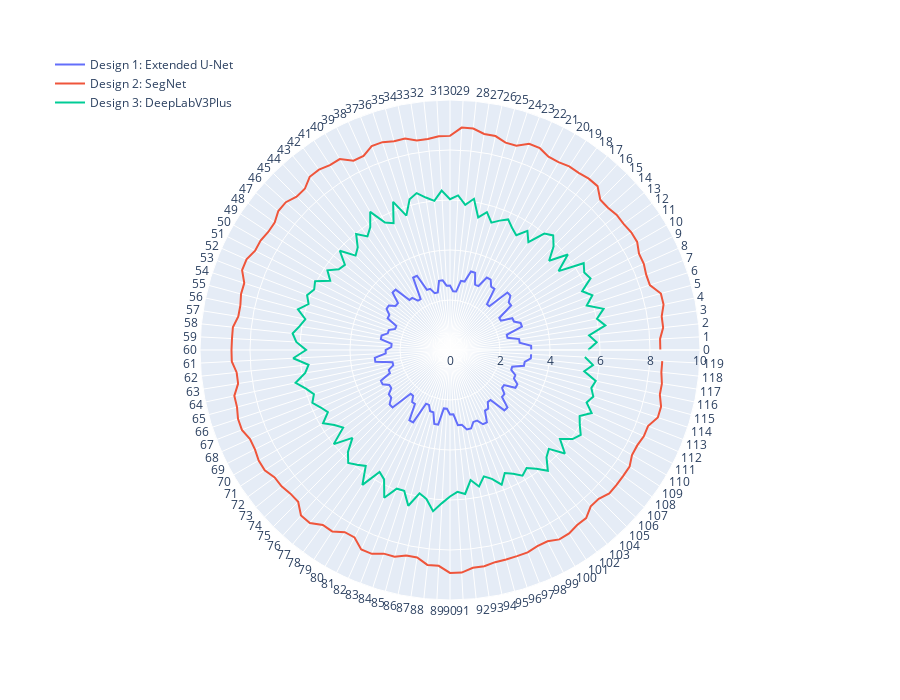

Notebook cell for this chart:
### Code cell
## Creating radar graph

iterations = [str(i) for i in range(120)]

#design 1
data1=go.Scatterpolar(
      r=design1,
      theta=iterations,
      # fill='toself',
      name='Design 1: Nested U-Net',
)

#design 2
data2=go.Scatterpolar(
      r=design2,
      theta=iterations,
      # fill='toself',
      name='Design 2: SegNet'
)

#design 3
data3 = go.Scatterpolar(
      r=design3,
      theta=iterations,
      # fill='toself',
      name='Design 3: DeepLabV3+'
)

datas = [data1,data2,data3]

# #customization of chart
# fig.update_layout(
#   polar=dict(
#     radialaxis=dict(
#       visible=True,
#       range=[1, 10]
#     )),
#   showlegend=False
# )

layout = go.Layout(
        plot_bgcolor='rgba(0,0,0,0)',
        legend=dict(
            x=0,
            y=1.1,
            traceorder='normal',
            font=dict(
                size=12,),
        ),
    annotations=[
        dict(
            x=0,
            y=0.75,
            xref='paper',
            yref='paper',
            text='',
            showarrow=False
        )
    ],
    autosize=False,
    width=900,
    height=700,
    margin=dict(
        l=50,
        r=50,
        b=100,
        t=100,
        pad=4
    ),
)

fig = go.Figure(data = datas, layout=layout)

fig.update_polars(radialaxis=dict(range=[0, 10]))

fig.show()

### Figure 1 — Plotly figure (JSON) as saved in the notebook; plotly's stock layout.template omitted (floating-point values rounded to 4 significant figures)
{"data": [{"name": "Design 1: Extended U-Net", "r": [3.25, 3.25, 2.8, 2.8, 2.35, 2.35, 3.025, 3.025, 2.8, 2.8, 2.35, 2.35, 3.025, 3.025, 3.25, 3.25, 2.35, 2.35, 3.025, 3.025, 3.25, 3.25, 2.8, 2.8, 3.25, 3.25, 2.8, 2.8, 2.35, 2.35, 2.575, 2.575, 2.8, 2.8, 2.35, 2.35, 2.575, 2.575, 3.25, 3.25, 2.35, 2.35, 2.575, 2.575, 3.25, 3.25, 2.8, 2.8, 3.025, 3.025, 2.8, 2.8, 2.35, 2.35, 2.575, 2.575, 2.8, 2.8, 2.35, 2.35, 2.575, 2.575, 3.025, 3.025, 2.35, 2.35, 2.575, 2.575, 3.025, 3.025, 2.8, 2.8, 3.025, 3.025, 3.25, 3.25, 2.35, 2.35, 2.575, 2.575, 3.25, 3.25, 2.35, 2.35, 2.575, 2.575, 3.025, 3.025, 2.35, 2.35, 2.575, 2.575, 3.025, 3.025, 3.25, 3.25, 3.025, 3.025, 3.25, 3.25, 2.8, 2.8, 2.575, 2.575, 3.25, 3.25, 2.8, 2.8, 2.575, 2.575, 3.025, 3.025, 2.8, 2.8, 2.575, 2.575, 3.025, 3.025, 3.25, 3.25], "theta": ["0", "1", "2", "3", "4", "5", "6", "7", "8", "9", "10", "11", "12", "13", "14", "15", "16", "17", "18", "19", "20", "21", "22", "23", "24", "25", "26", "27", "28", "29", "30", "31", "32", "33", "34", "35", "36", "37", "38", "39", "40", "41", "42", "43", "44", "45", "46", "47", "48", "49", "50", "51", "52", "53", "54", "55", "56", "57", "58", "59", "60", "61", "62", "63", "64", "65", "66", "67", "68", "69", "70", "71", "72", "73", "74", "75", "76", "77", "78", "79", "80", "81", "82", "83", "84", "85", "86", "87", "88", "89", "90", "91", "92", "93", "94", "95", "96", "97", "98", "99", "100", "101", "102", "103", "104", "105", "106", "107", "108", "109", "110", "111", "112", "113", "114", "115", "116", "117", "118", "119"], "type": "scatterpolar"}, {"name": "Design 2: SegNet", "r": [8.414, 8.414, 8.573, 8.573, 8.732, 8.732, 8.406, 8.406, 8.485, 8.485, 8.645, 8.645, 8.581, 8.581, 8.501, 8.501, 8.82, 8.82, 8.757, 8.757, 8.677, 8.677, 8.836, 8.836, 8.589, 8.589, 8.749, 8.749, 8.908, 8.908, 8.565, 8.565, 8.485, 8.485, 8.645, 8.645, 8.74, 8.74, 8.501, 8.501, 8.82, 8.82, 8.916, 8.916, 8.677, 8.677, 8.836, 8.836, 8.669, 8.669, 8.749, 8.749, 8.908, 8.908, 8.653, 8.653, 8.573, 8.573, 8.732, 8.732, 8.74, 8.74, 8.581, 8.581, 8.82, 8.82, 8.916, 8.916, 8.757, 8.757, 8.836, 8.836, 8.669, 8.669, 8.589, 8.589, 8.908, 8.908, 8.653, 8.653, 8.414, 8.414, 8.732, 8.732, 8.565, 8.565, 8.406, 8.406, 8.645, 8.645, 8.916, 8.916, 8.757, 8.757, 8.677, 8.677, 8.669, 8.669, 8.589, 8.589, 8.749, 8.749, 8.653, 8.653, 8.414, 8.414, 8.573, 8.573, 8.565, 8.565, 8.406, 8.406, 8.485, 8.485, 8.74, 8.74, 8.581, 8.581, 8.501, 8.501], "theta": ["0", "1", "2", "3", "4", "5", "6", "7", "8", "9", "10", "11", "12", "13", "14", "15", "16", "17", "18", "19", "20", "21", "22", "23", "24", "25", "26", "27", "28", "29", "30", "31", "32", "33", "34", "35", "36", "37", "38", "39", "40", "41", "42", "43", "44", "45", "46", "47", "48", "49", "50", "51", "52", "53", "54", "55", "56", "57", "58", "59", "60", "61", "62", "63", "64", "65", "66", "67", "68", "69", "70", "71", "72", "73", "74", "75", "76", "77", "78", "79", "80", "81", "82", "83", "84", "85", "86", "87", "88", "89", "90", "91", "92", "93", "94", "95", "96", "97", "98", "99", "100", "101", "102", "103", "104", "105", "106", "107", "108", "109", "110", "111", "112", "113", "114", "115", "116", "117", "118", "119"], "type": "scatterpolar"}, {"name": "Design 3: DeepLabV3Plus", "r": [5.526, 5.876, 5.593, 6.292, 6.01, 6.359, 5.751, 6.101, 5.785, 6.309, 6.201, 6.376, 5.368, 6.067, 5.335, 5.859, 6.168, 5.993, 5.335, 5.684, 5.301, 5.476, 5.718, 5.543, 5.358, 5.707, 5.425, 6.124, 5.841, 6.191, 6.033, 6.382, 5.999, 6.174, 6.416, 6.241, 5.65, 6.349, 5.549, 5.724, 6.382, 5.858, 5.616, 5.966, 5.516, 5.341, 5.932, 5.408, 5.498, 5.848, 5.532, 6.056, 5.948, 6.123, 5.948, 6.298, 5.915, 6.089, 6.331, 6.156, 5.757, 6.281, 5.69, 5.864, 6.314, 5.965, 5.723, 5.898, 5.656, 5.481, 5.864, 5.515, 5.284, 5.983, 5.251, 5.775, 6.083, 5.909, 5.734, 6.433, 5.634, 5.808, 6.467, 5.942, 5.926, 6.45, 5.859, 6.033, 6.483, 6.134, 5.858, 5.684, 5.792, 5.267, 5.583, 5.234, 5.419, 5.769, 5.386, 5.561, 5.802, 5.628, 5.869, 6.219, 5.769, 5.594, 6.185, 5.661, 6.061, 6.236, 5.994, 5.819, 6.202, 5.853, 6.027, 5.853, 5.96, 5.436, 5.752, 5.403], "theta": ["0", "1", "2", "3", "4", "5", "6", "7", "8", "9", "10", "11", "12", "13", "14", "15", "16", "17", "18", "19", "20", "21", "22", "23", "24", "25", "26", "27", "28", "29", "30", "31", "32", "33", "34", "35", "36", "37", "38", "39", "40", "41", "42", "43", "44", "45", "46", "47", "48", "49", "50", "51", "52", "53", "54", "55", "56", "57", "58", "59", "60", "61", "62", "63", "64", "65", "66", "67", "68", "69", "70", "71", "72", "73", "74", "75", "76", "77", "78", "79", "80", "81", "82", "83", "84", "85", "86", "87", "88", "89", "90", "91", "92", "93", "94", "95", "96", "97", "98", "99", "100", "101", "102", "103", "104", "105", "106", "107", "108", "109", "110", "111", "112", "113", "114", "115", "116", "117", "118", "119"], "type": "scatterpolar"}], "layout": {"annotations": [{"showarrow": false, "text": "", "x": 0, "xref": "paper", "y": 0.75, "yref": "paper"}], "autosize": false, "height": 700, "legend": {"font": {"size": 12}, "traceorder": "normal", "x": 0, "y": 1.1}, "margin": {"b": 100, "l": 50, "pad": 4, "r": 50, "t": 100}, "plot_bgcolor": "rgba(0,0,0,0)", "polar": {"radialaxis": {"range": [0, 10]}}, "width": 900}}
